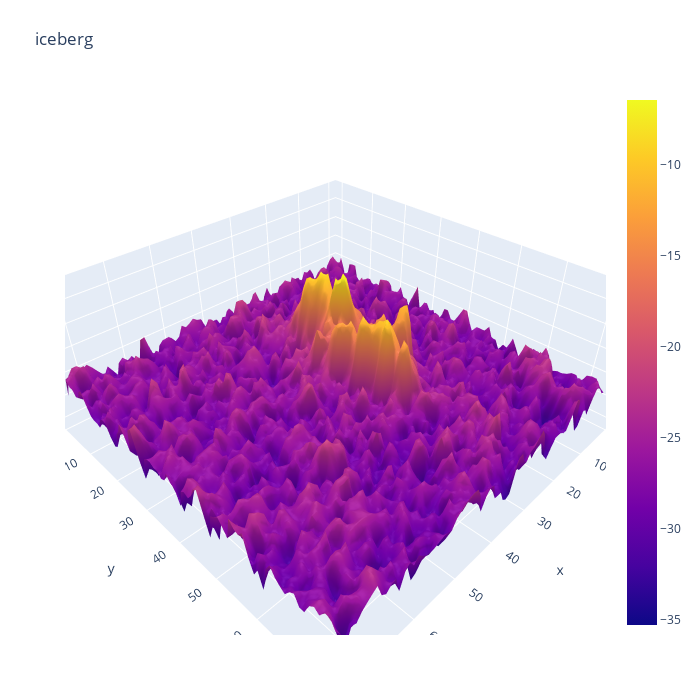

Notebook code cell kept with this figure:
### Code cell
import plotly.offline as py
import plotly.graph_objs as go
py.init_notebook_mode(connected=True)
def plotmy3d(c, name):

    data = [
        go.Surface(
            z=c
        )
    ]
    layout = go.Layout(
        title=name,
        autosize=False,
        width=700,
        height=700,
        margin=dict(
            l=65,
            r=50,
            b=65,
            t=90
        )
    )
    fig = go.Figure(data=data, layout=layout)
    py.iplot(fig)
plotmy3d(X_band_2[12,:,:], 'iceberg')

### Figure 1 — Plotly figure (JSON) as saved in the notebook; plotly's stock layout.template omitted (floating-point values rounded to 4 significant figures; data arrays with more than 128 entries replaced by an {"elided": "..."} marker saying what was removed)
{"data": [{"type": "surface", "z": {"elided": "75x75 float values"}}], "layout": {"autosize": false, "height": 700, "margin": {"b": 65, "l": 65, "r": 50, "t": 90}, "title": {"text": "iceberg"}, "width": 700}}
